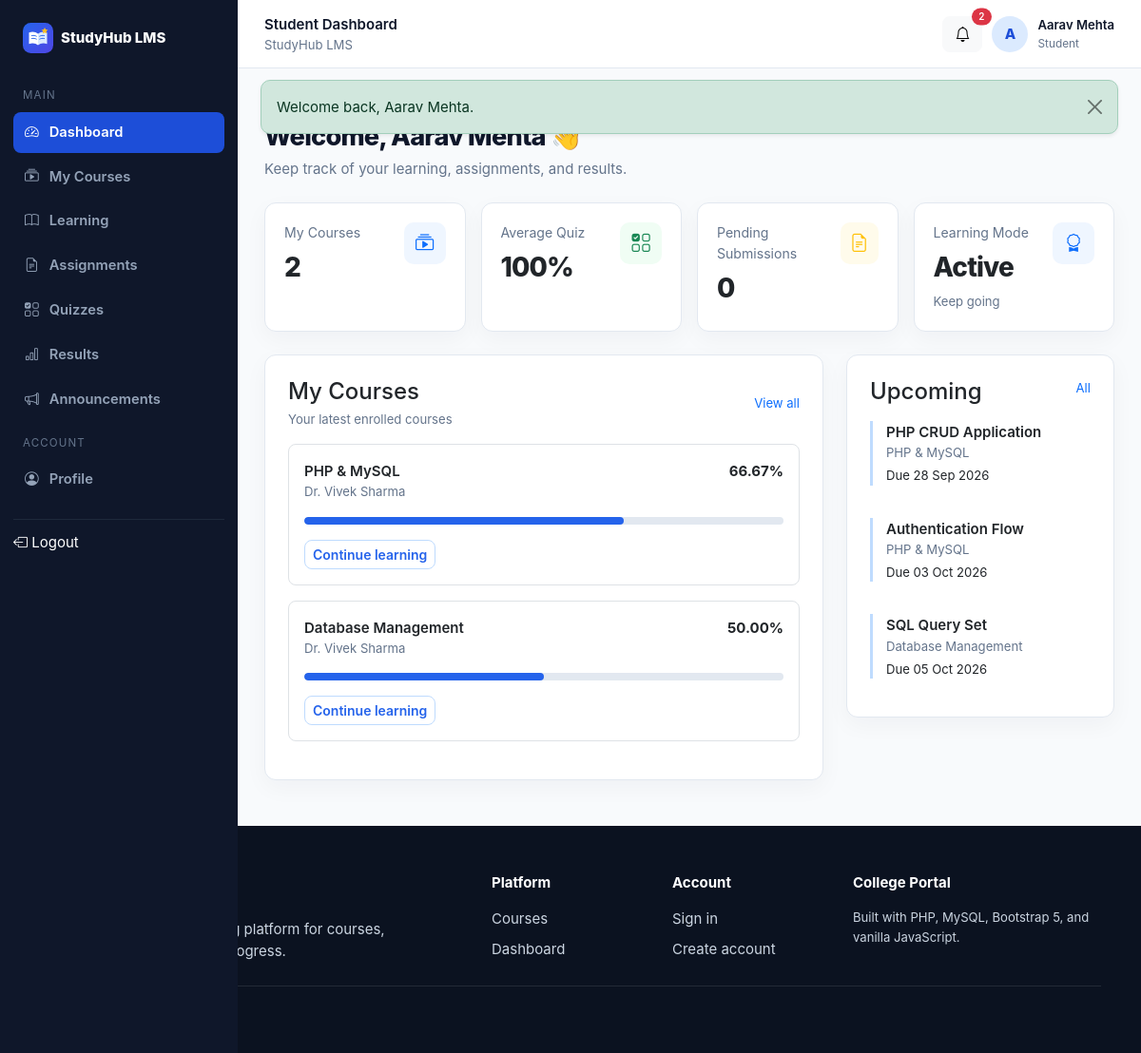
The app's page /student/dashboard.php (signed in) with its own data.
### tables this page shows
CREATE TABLE users (
  id INT UNSIGNED AUTO_INCREMENT PRIMARY KEY,
    
  full_name VARCHAR(120) NOT NULL,
    
  email VARCHAR(190) NOT NULL UNIQUE,
    
  password_hash VARCHAR(255) NOT NULL,
    
  role ENUM('admin',
    'teacher',
    'student') NOT NULL DEFAULT 'student',
    
  status ENUM('active',
    'inactive',
    'pending') NOT NULL DEFAULT 'active',
    
  enrollment_no VARCHAR(50) NULL UNIQUE,
    
  department VARCHAR(120) NULL,
    
  semester TINYINT UNSIGNED NULL,
    
  phone VARCHAR(20) NULL,
    
  bio TEXT NULL,
    
  avatar VARCHAR(255) NULL,
    
  created_at TIMESTAMP DEFAULT CURRENT_TIMESTAMP,
    
  updated_at TIMESTAMP DEFAULT CURRENT_TIMESTAMP ON
UPDATE CURRENT_TIMESTAMP
);

CREATE TABLE enrollments (
  id INT UNSIGNED AUTO_INCREMENT PRIMARY KEY,
    
  student_id INT UNSIGNED NOT NULL,
    
  course_id INT UNSIGNED NOT NULL,
    
  progress_percent DECIMAL(5,
    2) DEFAULT 0,
    
  enrolled_at TIMESTAMP DEFAULT CURRENT_TIMESTAMP,
    
  UNIQUE KEY uq_enrollment(student_id,
    course_id),
    
  CONSTRAINT fk_enroll_student FOREIGN KEY (student_id) REFERENCES users(id) ON DELETE CASCADE,
    
  CONSTRAINT fk_enroll_course FOREIGN KEY (course_id) REFERENCES courses(id) ON DELETE CASCADE
);

CREATE TABLE courses (
  id INT UNSIGNED AUTO_INCREMENT PRIMARY KEY,
    
  teacher_id INT UNSIGNED NOT NULL,
    
  category_id INT UNSIGNED NULL,
    
  title VARCHAR(180) NOT NULL,
    
  short_description VARCHAR(255) NULL,
    
  description TEXT NULL,
    
  thumbnail VARCHAR(255) NULL,
    
  level ENUM('Beginner',
    'Intermediate',
    'Advanced') DEFAULT 'Beginner',
    
  duration_hours DECIMAL(5,
    1) DEFAULT 0,
    
  status ENUM('draft',
    'published',
    'pending') DEFAULT 'draft',
    
  created_at TIMESTAMP DEFAULT CURRENT_TIMESTAMP,
    
  updated_at TIMESTAMP DEFAULT CURRENT_TIMESTAMP ON
UPDATE CURRENT_TIMESTAMP,
    
  CONSTRAINT fk_courses_teacher FOREIGN KEY (teacher_id) REFERENCES users(id) ON DELETE CASCADE,
    
  CONSTRAINT fk_courses_category FOREIGN KEY (category_id) REFERENCES categories(id) ON DELETE
SET NULL,
    
  INDEX idx_courses_status(status),
    INDEX idx_courses_teacher(teacher_id)
);

CREATE TABLE assignments (
  id INT UNSIGNED AUTO_INCREMENT PRIMARY KEY,
    
  course_id INT UNSIGNED NOT NULL,
    
  title VARCHAR(180) NOT NULL,
    
  instructions TEXT NULL,
    
  max_marks INT DEFAULT 100,
    
  deadline DATETIME NULL,
    
  status ENUM('draft',
    'open',
    'closed') DEFAULT 'draft',
    
  created_at TIMESTAMP DEFAULT CURRENT_TIMESTAMP,
    
  CONSTRAINT fk_assignments_course FOREIGN KEY (course_id) REFERENCES courses(id) ON DELETE CASCADE
);

### student/dashboard.php (the view, shortened to what this page needs)
<?php
$pageTitle='Student Dashboard';
require_once __DIR__.'/../includes/auth.php';
require_role('student');
require_once __DIR__.'/../includes/ui.php';
$id=(int)user()['id'];
$stmt=$pdo->prepare("SELECT COUNT(*) FROM enrollments WHERE student_id=?");
$stmt->execute([$id]);
$coursesCount=(int)$stmt->fetchColumn();
$stmt=$pdo->prepare("SELECT COALESCE(AVG(percentage),0) FROM quiz_attempts WHERE student_id=? AND submitted_at IS NOT NULL");
$stmt->execute([$id]);
$avg=(float)$stmt->fetchColumn();
$stmt=$pdo->prepare("SELECT COUNT(*) FROM submissions WHERE student_id=? AND status='submitted'");
$stmt->execute([$id]);
$pending=(int)$stmt->fetchColumn();
$stmt=$pdo->prepare("SELECT e.*,c.title,c.short_description,u.full_name teacher FROM enrollments e JOIN courses c ON c.id=e.course_id JOIN users u ON u.id=c.teacher_id WHERE e.student_id=? ORDER BY e.enrolled_at DESC LIMIT 4");
$stmt->execute([$id]);
$my=$stmt->fetchAll();
$up=$pdo->prepare("SELECT a.*,c.title course_title FROM assignments a JOIN courses c ON c.id=a.course_id JOIN enrollments e ON e.course_id=c.id AND e.student_id=? WHERE a.status='open' ORDER BY a.deadline LIMIT 5");
$up->execute([$id]);
$assignments=$up->fetchAll();
include __DIR__.'/../includes/app_start.php';
?>
<div class="page-header">
<div>
<div class="section-kicker mb-2">Student space</div>
<h1>Welcome, <?=e(user()['full_name'])?> 👋</h1>
<p>Keep track of your learning, assignments, and results.</p>
</div>
<a class="btn btn-primary" href="courses.php">
Browse Courses</a>
</div>
<div class="row g-3 mb-4">
<div class="col-6 col-xl-3"><?=statCard('collection-play','My Courses',$coursesCount,'primary')?></div>
<div class="col-6 col-xl-3"><?=statCard('ui-checks-grid','Average Quiz',round($avg).'%','success')?></div>
<div class="col-6 col-xl-3"><?=statCard('file-earmark-text','Pending Submissions',$pending,'warning')?></div>
<div class="col-6 col-xl-3"><?=statCard('award','Learning Mode','Active','primary','Keep going')?></div>
</div>
<div class="row g-4">
<div class="col-xl-8">
<div class="card p-4">
<div class="d-flex justify-content-between align-items-center mb-3">
<div>
<h4 class="mb-1">My Courses</h4>
<div class="small text-muted">Your latest enrolled courses</div>
</div>
<a href="courses.php" class="small">View all</a>
</div>
<?php
foreach($my as $course):?><div class="border rounded-3 p-3 mb-3">
<div class="d-flex justify-content-between gap-3">
<div>
<div class="fw-semibold"><?=e($course['title'])?></div>
<div class="small text-muted"><?=e($course['teacher'])?></div>
</div>
<strong><?=e((string)$course['progress_percent'])?>%</strong>
</div>
<div class="progress mt-3">
<div class="progress-bar" style="width:<?=min(100,(float)$course['progress_percent'])?>%">
</div>
</div>
<div class="mt-3">
<a class="btn btn-sm btn-outline-primary" href="learning.php?course_id=<?=$course['course_id']?>">Continue learning</a>
</div>
</div>
<?php
endforeach;
?>
?></div>
</div>
<div class="col-xl-4">
<div class="card p-4">
<div class="d-flex justify-content-between mb-3">
<h4 class="mb-0">Upcoming</h4>
<a href="assignments.php" class="small">All</a>
</div>
<?php
foreach($assignments as $a):?><div class="notice-item mb-3">
<div class="fw-semibold"><?=e($a['title'])?></div>
<div class="small text-muted"><?=e($a['course_title'])?></div>
<div class="small mt-1">Due <?=e(date('d M Y',strtotime($a['deadline'])))?></div>
</div>
<?php
endforeach;
?>
?></div>
</div>
</div>
<?php
include __DIR__.'/../includes/app_end.php';
?>

### includes/topbar.php (shortened to what this page needs)
<?php
$unreadStmt = $pdo->prepare('SELECT COUNT(*) FROM notifications WHERE user_id=? AND is_read=0');
$unreadStmt->execute([(int)$me['id']]);
$unread = (int)$unreadStmt->fetchColumn();
?>
<header class="app-topbar">
  <div class="d-flex align-items-center gap-3">
<div>
<div class="fw-semibold d-none d-md-block"><?= e($pageTitle)?></div>
<div class="small text-muted d-none d-md-block">StudyHub LMS</div>
</div>
</div>
  <div class="topbar-user">
<a class="btn btn-light position-relative" title="Announcements" href="announcements.php">
<i class="bi bi-bell">
</i>
<?php
if($unread>0):?><span class="position-absolute top-0 start-100 translate-middle badge rounded-pill bg-danger" style="font-size:.62rem"><?= $unread?></span>
<?php
endif;
?></a>
<div class="avatar"><?= e(strtoupper(substr($userName,0,1)))?></div>
<div class="d-none d-sm-block">
<div class="fw-semibold small"><?= e($userName)?></div>
<div class="text-muted" style="font-size:.74rem;text-transform:capitalize"><?= e($role)?></div>
</div>
</div>
</header>

### assets/css/style.css (style rules this page uses)
:root { --primary:#2563eb; --primary-dark:#1d4ed8; --success:#16a34a; --warning:#d97706; --danger:#dc2626; --bg:#f8fafc; --surface:#fff; --border:#e2e8f0; --text:#0f172a; --muted:#64748b; --sidebar:#0f172a; --sidebar-muted:#94a3b8; --radius:12px; }
* { box-sizing:border-box }
html,body { height:100% }
body { font-family:Inter,ui-sans-serif,system-ui,-apple-system,"Segoe UI",Roboto,Arial,sans-serif; background:var(--bg); color:var(--text); font-size:15px; line-height:1.55 }
a { text-decoration:none }
.text-muted { color:var(--muted)!important }
.card { border:1px solid var(--border); border-radius:var(--radius); box-shadow:0 8px 24px rgba(15,23,42,.04) }
.btn { border-radius:8px; font-weight:600 }
.btn-primary { background:var(--primary); border-color:var(--primary) }
.btn-outline-primary { color:var(--primary); border-color:#bfdbfe }
.badge { font-weight:600; padding:.45em .7em }
.section-kicker { font-size:.82rem; text-transform:uppercase; letter-spacing:.11em; color:var(--primary); font-weight:800 }
.app-topbar { height:72px; background:#fff; border-bottom:1px solid var(--border); display:flex; align-items:center; justify-content:space-between; padding:0 28px; position:sticky; top:0; z-index:1000 }
.topbar-user { display:flex; align-items:center; gap:10px }
.avatar { width:38px; height:38px; border-radius:50%; display:grid; place-items:center; background:#dbeafe; color:#1d4ed8; font-weight:800 }
.page-header { display:flex; justify-content:space-between; align-items:flex-start; gap:16px; margin-bottom:24px }
.page-header h1 { font-size:1.7rem; font-weight:800; letter-spacing:-.03em; margin:0 }
.page-header p { color:var(--muted); margin:5px 0 0 }
.progress { height:8px; background:#e2e8f0; border-radius:999px }
.progress-bar { background:var(--primary); border-radius:999px }
.notice-item { border-left:3px solid #bfdbfe; padding-left:14px }
.notice-item + .notice-item { margin-top:18px }

### records on screen
users: full_name "A", full_name "Aarav Mehta"
enrollments: course.title "PHP & MySQL", users.full_name "Dr. Vivek Sharma", progress_percent "66.67"
enrollments: course.title "Database Management", users.full_name "Dr. Vivek Sharma", progress_percent "50.00"
assignments: title "PHP CRUD Application", course.title "PHP & MySQL", deadline "28 Sep 2026"
assignments: title "Authentication Flow", course.title "PHP & MySQL", deadline "03 Oct 2026"
assignments: title "SQL Query Set", course.title "Database Management", deadline "05 Oct 2026"

### other values on screen
$f['message'] "Welcome back, Aarav Mehta."
$section "MAIN"
$label "Dashboard"
$label "My Courses"
$label "Learning"
$label "Assignments"
$label "Quizzes"
$label "Results"
$label "Announcements"
$section "ACCOUNT"
$label "Profile"
$pageTitle "Student Dashboard"
$unread "2"
$role "Student"
$label "My Courses Average Quiz Pending Submissions Learning Mode"
